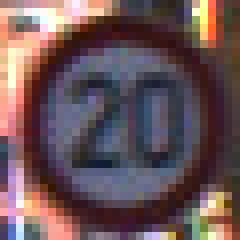
#> input picture train_jpg/00/00000.jpg, 30 x 30 px, found by its file name (shown 8 times larger); its folder holds 2 pictures in this run; the run also reads 1 picture not shown here
$ python main.py
#> lines starting #> are read from the running program, lines starting #| are printed output that depends on the picture; after the words box and inside, x2 and y2 are one past the last pixel; in counts of white or black regions, pixels touching at a corner belong together; pictures that were not available may be replaced by others from this repository, and a replacement may not be noted
import os
import cv2
import sys
import shutil
import argparse
import numpy as np
import matplotlib.pyplot as plt


def main():
    try:
        os.makedirs('mascaras')
    except FileExistsError:
        print("Ya existe el directorio")
        shutil.rmtree('mascaras')
        os.makedirs('mascaras')
        # pass

    cargarMascaras(args.train_path)

    try:
        os.makedirs('resultado_imgs')
    except FileExistsError:
        print("Ya existe el directorio")
        shutil.rmtree('resultado_imgs')
        os.makedirs('resultado_imgs')
        # pass

    try:
        open("resultado.txt", "xt")
    except:
        os.remove("resultado.txt")

    try:
        open("resultado_por_tipo.txt", "xt")
    except:
        os.remove("resultado_por_tipo.txt")

    detector(args.test_path)


def cargarMascaras(path):
    prohibicion = ["00", "01", "02", "03", "04", "05", "07", "08", "09", "10", "15", "16"]
    resultado = HSV(media(path, prohibicion), 1)
#> in media, suma is the input picture: shape (30, 30, 3); mean B, G, R 88, 84.5, 107
#> pass 2 of the loop in media, `for i in nombres:`:
#> direccion = '/01'
#> imagenes = ['00002.jpg']
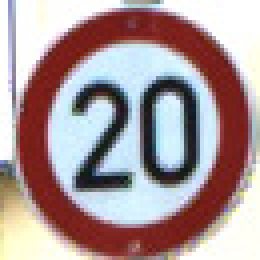
#> input picture train_jpg/00/00002.jpg, 65 x 65 px, given as the content of the folder /01, which was not available (shown 4 times larger)
#> in media, img is the input picture: shape (65, 65, 3); mean B, G, R 153.7, 152, 170.9
#> in media, `img = cv2.resize(img, (suma.shape[1], suma.shape[0]), interpolation=cv..`:
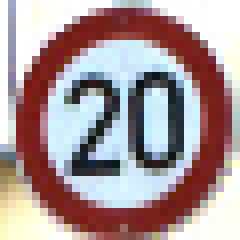
#> img: shape (30, 30, 3) (shown 8 times larger); mean B, G, R 152.7, 151.1, 170
#> in HSV, `hsv = cv2.cvtColor(img, cv2.COLOR_BGR2HSV)`: hsv: shape (25, 25, 3); mean H, S, V 68.4, 73.8, 172.4
#> in HSV, `mask1 = cv2.inRange(hsv, low1, high1)`:
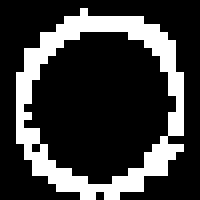
#> mask1: shape (25, 25) (shown 8 times larger); 23% white in thin lines or dots, all inside (x1, y1, x2, y2) = (2, 1, 23, 25)
#> in HSV, `mask2 = cv2.inRange(hsv, low2, high2)`: mask2: shape (25, 25); 6.4% white in thin lines or dots, all inside (x1, y1, x2, y2) = (3, 1, 24, 25)
#> in HSV, `maskRed = cv2.add(mask1, mask2)`: maskRed: shape (25, 25); 29.4% white in thin lines or dots, all inside (x1, y1, x2, y2) = (2, 1, 24, 25)
    cv2.imwrite("mascaras/prohibicion.jpg", resultado)

    peligro = ["11", "18", "19", "20", "21", "22", "23", "24", "25", "26", "27", "28", "29", "30", "31"]
    resultado = HSV(media(path, peligro), 1)
#> pass 2 of the loop in media, `for i in nombres:`:
#> in media (call 2), `suma = cv2.addWeighted(suma, fr_w, img, sc_w, 0)`:
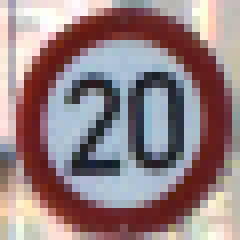
#> suma: shape (30, 30, 3) (shown 8 times larger); mean B, G, R 131.1, 128.9, 149
#> in HSV (call 2), `hsv = cv2.cvtColor(img, cv2.COLOR_BGR2HSV)`: hsv: shape (25, 25, 3); mean H, S, V 66.4, 73.4, 177.8
#> in HSV (call 2), `mask1 = cv2.inRange(hsv, low1, high1)`: mask1: shape (25, 25); 24% white in thin lines or dots, all inside (x1, y1, x2, y2) = (2, 2, 23, 25)
#> in HSV (call 2), `mask2 = cv2.inRange(hsv, low2, high2)`: mask2: shape (25, 25); 5.6% white in thin lines or dots, all inside (x1, y1, x2, y2) = (3, 1, 24, 23)
#> in HSV (call 2), `maskRed = cv2.add(mask1, mask2)`: maskRed: shape (25, 25); 29.6% white; 1 white region, box (x1, y1, x2, y2) and area: (2, 1, 24, 25) 185
    cv2.imwrite("mascaras/peligro.jpg", resultado)

    stop = ["14"]
    resultado = HSV(media(path, stop), 1)
#> call 3 of HSV, with mode = 1
#> in HSV (call 3), `img = cv2.resize(img, (25, 25))`:
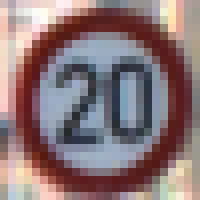
#> img: shape (25, 25, 3) (shown 8 times larger); mean B, G, R 120.7, 118.1, 138.6
#> in HSV (call 3), `hsv = cv2.cvtColor(img, cv2.COLOR_BGR2HSV)`: hsv: shape (25, 25, 3); mean H, S, V 78.2, 76.2, 148
#> in HSV (call 3), `mask1 = cv2.inRange(hsv, low1, high1)`: mask1: shape (25, 25); 20% white in thin lines or dots, all inside (x1, y1, x2, y2) = (0, 0, 23, 24)
#> in HSV (call 3), `mask2 = cv2.inRange(hsv, low2, high2)`: mask2: shape (25, 25); 10.9% white in thin lines or dots, all inside (x1, y1, x2, y2) = (1, 1, 24, 25)
#> in HSV (call 3), `maskRed = cv2.add(mask1, mask2)`: maskRed: shape (25, 25); 30.9% white in thin lines or dots
    cv2.imwrite("mascaras/stop.jpg", resultado)

    dirProhibida = ["17"]
    resultado = HSV(media(path, dirProhibida), 1)
    cv2.imwrite("mascaras/dirProhibida.jpg", resultado)

    cedaPaso = ["13"]
    resultado = HSV(media(path, cedaPaso), 1)
    cv2.imwrite("mascaras/cedaPaso.jpg", resultado)

    dirObligatoria = ["38"]
    resultado = HSV(media(path, dirObligatoria), 2)
#> in HSV (call 6), `maskBlue = cv2.inRange(hsv, lowBlue, highBlue)`: maskBlue: shape (25, 25); 4.2% white in thin lines or dots, all inside (x1, y1, x2, y2) = (9, 8, 19, 18)
    cv2.imwrite("mascaras/dirObligatoria.jpg", resultado)


def media(path, nombres):
    suma = cv2.imread(path + "/" + nombres[0] + "/00000.jpg", 1)
    k = 0
    for i in nombres:
        direccion = path + "/" + i

        try:
            imagenes = os.listdir(direccion)
        except:
            print("Error: Reference Source Not Found")
            sys.exit(-1)

        for j in imagenes:
            ## https://stackoverflow.com/questions/57723968/blending-multiple-images-with-opencv ##
            img = cv2.imread(direccion + "/" + j, 1)  # imagen en BGR
            img = cv2.resize(img, (suma.shape[1], suma.shape[0]), interpolation=cv2.INTER_CUBIC)
            k = k + 1
            sc_w = 1 / (k + 1)
            fr_w = 1 - sc_w
            suma = cv2.addWeighted(suma, fr_w, img, sc_w, 0)
            ## - ##

    return suma


def HSV(img, mode):
    img = cv2.resize(img, (25, 25))
    hsv = cv2.cvtColor(img, cv2.COLOR_BGR2HSV)

    if mode == 2:
        ## https://stackoverflow.com/questions/36817133/identifying-the-range-of-a-color-in-hsv-using-opencv ##
        lowBlue = np.array([90, 70, 50], np.uint8)
        highBlue = np.array([128, 255, 255], np.uint8)
        maskBlue = cv2.inRange(hsv, lowBlue, highBlue)
        ## - ##

        return maskBlue

    ## https://stackoverflow.com/questions/51229126/how-to-find-the-red-color-regions-using-opencv ##
    ## https://stackoverflow.com/questions/32522989/opencv-better-detection-of-red-color ##
    low1 = np.array([0, 70, 50], np.uint8)
    high1 = np.array([10, 255, 255], np.uint8)
    mask1 = cv2.inRange(hsv, low1, high1)

    low2 = np.array([170, 70, 50], np.uint8)
    high2 = np.array([180, 255, 255], np.uint8)
    mask2 = cv2.inRange(hsv, low2, high2)
    ## - ##

    maskRed = cv2.add(mask1, mask2)
    return maskRed


def detector(path):
    try:
        imagenes = os.listdir(path)
    except:
        print("Error: Reference Source Not Found")
        sys.exit(-1)

    direccion = path + "/"
    for img in imagenes:
        if (img.split(".")[1] == "txt"):
            print("Fichero", img)
            continue

        imgOriginal = cv2.imread(direccion + img, 1)

        imgGray = cv2.cvtColor(imgOriginal, cv2.COLOR_BGR2GRAY)
        imgSalida = cv2.equalizeHist(imgGray)  # Aumenta contraste
        imgSalida = cv2.blur(imgSalida, (3, 3))  # Elimina ruido

        mser = cv2.MSER_create(delta=3, min_area=250, max_area=20000, max_variation=0.1, min_diversity=25)
        regiones, boundingBoxes = mser.detectRegions(imgSalida)

        boxCuadrado = [(x, y, w, h) for (x, y, w, h) in boundingBoxes if (
                    w / h <= 1.2 and w / h >= 0.8)]  # Eliminar regiones con proporcion distinta de 1.0 -> se queda con cuadrados practicamente

        listaSolapamientos = []
        for box in boxCuadrado:
            x, y, w, h = box

            contenido, boxSolapado = boxContenida(listaSolapamientos, box)
            if not contenido:
                listaSolapamientos.append(box)
            else:
                imgActual = imgOriginal[y:y + h, x:x + w]
                porcentajeBoxActual, _ = comparacion(imgActual)

                xSolapado, ySolapado, wSolapado, hSolapado = boxSolapado
                imgSolapado = imgOriginal[ySolapado: ySolapado + hSolapado, xSolapado: xSolapado + wSolapado]
                porcentajeBoxContenido, _ = comparacion(imgSolapado)

                if (
                        porcentajeBoxActual > porcentajeBoxContenido):  # Actualiza si porcentaje de similitud de caja actual mayor
                    listaSolapamientos[listaSolapamientos.index(boxSolapado)] = box

        for x, y, w, h in listaSolapamientos:
            imgResultado = imgOriginal[y:h + y, x:w + x]
            porcentaje, tipo = comparacion(imgResultado)

            if (porcentaje > 0.2):
                f = open("resultado.txt", "a")
                nombre = img.split(".")[0] + ".ppm" + ";" + str(x) + ";" + str(y) + ";" + str(w + x) + ";" + str(
                    h + y) + ";" + str(1) + ";" + str(round(porcentaje, 3)) + "\n"
                f.write(nombre)
                f.close()

                f = open("resultado_por_tipo.txt", "a")
                nombre = img.split(".")[0] + ".ppm" + ";" + str(x) + ";" + str(y) + ";" + str(w + x) + ";" + str(
                    h + y) + ";" + str(tipo + 1) + ";" + str(round(porcentaje, 3)) + "\n"
                f.write(nombre)
                f.close()

                cv2.rectangle(imgOriginal, (x, y), (x + w, y + h), (0, 0, 255), 2)  # dibuja cada cuadro

                posXY = "(" + str(x) + "," + str(y) + ")"
                cv2.putText(imgOriginal, posXY, (x - 10, y - 10), 0, 0.3, (0, 0, 255), 1)

                posWH = "(" + str(w + x) + "," + str(h + y) + ")"
                cv2.putText(imgOriginal, posWH, (w + x + 10, h + y + 10), 0, 0.3, (0, 0, 255), 1)

        cv2.imwrite("resultado_imgs/" + img, imgOriginal)
        print(img, " analizado")


def boxContenida(boxes, actual):
    newActual = [actual[0], actual[1], actual[2] + actual[0],
                 actual[3] + actual[1]]  # Da formato para comprobación overlapping boxes

    for b1 in boxes:
        newB1 = [b1[0], b1[1], b1[2] + b1[0], b1[3] + b1[1]]  # Da formato para comprobación overlapping boxes

        if newB1 == newActual or bb_intersection_over_union(newB1, newActual) > 0.4:
            return True, b1

    return False, None


## https://programmerclick.com/article/2819545676/##
def bb_intersection_over_union(boxA, boxB):
    # determine the (x, y)-coordinates of the intersection rectangle
    xA = max(boxA[0], boxB[0])
    yA = max(boxA[1], boxB[1])
    xB = min(boxA[2], boxB[2])
    yB = min(boxA[3], boxB[3])

    # compute the area of intersection rectangle
    interArea = max(0, xB - xA + 1) * max(0, yB - yA + 1)

    # compute the area of both the prediction and ground-truth
    # rectangles
    boxAArea = (boxA[2] - boxA[0] + 1) * (boxA[3] - boxA[1] + 1)
    boxBArea = (boxB[2] - boxB[0] + 1) * (boxB[3] - boxB[1] + 1)

    # compute the intersection over union by taking the intersection
    # area and dividing it by the sum of prediction + ground-truth
    # areas - the interesection area
    iou = interArea / float(boxAArea + boxBArea - interArea)

    # return the intersection over union value
    return iou


## - ##


def comparacion(imagen):
    mascaraRojo = HSV(imagen, 1)
    mascaraAzul = HSV(imagen, 2)

    porcRojo, tipoRojo = calculaPorcentaje(mascaraRojo)
    porcAzul, tipoAzul = calculaPorcentaje(mascaraAzul)

    if (porcRojo < porcAzul):
        return porcAzul, tipoAzul
    else:
        return porcRojo, tipoRojo


def calculaPorcentaje(mascara):
    porcentajes = [0, 0, 0, 0, 0, 0]
    prohibicion = cv2.imread("mascaras/prohibicion.jpg", 0)
    porcentajes[0] = similitudPorcentaje(prohibicion, mascara)

    peligro = cv2.imread("mascaras/peligro.jpg", 0)
    porcentajes[1] = similitudPorcentaje(peligro, mascara)

    stop = cv2.imread("mascaras/stop.jpg", 0)
    porcentajes[2] = similitudPorcentaje(stop, mascara)

    dirProhibida = cv2.imread("mascaras/dirProhibida.jpg", 0)
    porcentajes[3] = similitudPorcentaje(dirProhibida, mascara)

    cedaPaso = cv2.imread("mascaras/cedaPaso.jpg", 0)
    porcentajes[4] = similitudPorcentaje(cedaPaso, mascara)

    dirObligatoria = cv2.imread("mascaras/dirObligatoria.jpg", 0)
    porcentajes[5] = similitudPorcentaje(dirObligatoria, mascara)

    maximo = np.amax(porcentajes)
    posicion = np.where(porcentajes == maximo)
    return maximo, posicion[0][0]


def similitudPorcentaje(mascara, img):
    resAnd = cv2.bitwise_and(mascara, img)
    unosMascara = cv2.countNonZero(mascara)
    unosImg = cv2.countNonZero(resAnd)
    return unosImg / unosMascara


if __name__ == "__main__":
    parser = argparse.ArgumentParser(
        description='Trains and executes a given detector over a set of testing images')
    parser.add_argument(
        '--detector', type=str, nargs="?", default="", help='Detector string name')
    parser.add_argument(
        '--train_path', default="", help='Select the training data dir')
    parser.add_argument(
        '--test_path', default="", help='Select the testing data dir')

    args = parser.parse_args()

    main()
#> in detector, `imgGray = cv2.cvtColor(imgOriginal, cv2.COLOR_BGR2GRAY)`:
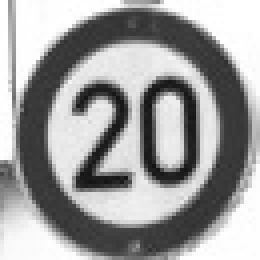
#> imgGray: shape (65, 65) (shown 4 times larger); min 18, max 255, mean 157.9
#> in detector, `imgSalida = cv2.equalizeHist(imgGray)`:
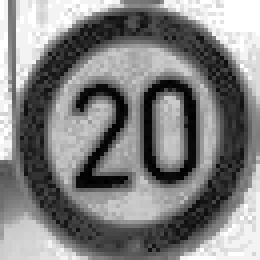
#> imgSalida: shape (65, 65) (shown 4 times larger); min 0, max 255, mean 129.4
#> in detector, `imgSalida = cv2.blur(imgSalida, (3, 3))`:
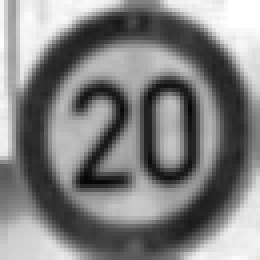
#> imgSalida: shape (65, 65) (shown 4 times larger); min 4, max 255, mean 129.3
#> in detector, `regiones, boundingBoxes = mser.detectRegions(imgSalida)`: regiones = 97 items; boundingBoxes = 97 rows, first 6: [5, 3, 57, 60], [5, 3, 57, 60], [5, 3, 57, 60], [5, 3, 57, 61], [5, 3, 57, 61], [5, 2, 57, 62]
#> in detector, `boxCuadrado = [(x, y, w, h) for (x, y, w, h) in boundingBoxes if ( w /..`: boxCuadrado = 81 items, first 6: (5, 3, 57, 60), (5, 3, 57, 60), (5, 3, 57, 60), (5, 3, 57, 61), (5, 3, 57, 61), (5, 2, 57, 62)
#> in detector, `x, y, w, h = box`: x = 5; y = 3; w = 57; h = 60
#> in boxContenida, `newActual = [actual[0], actual[1], actual[2] + actual[0], actual[3] + ..`: newActual = [5, 3, 62, 63]
#> in detector, `contenido, boxSolapado = boxContenida(listaSolapamientos, box)`: contenido = False
#> in detector, `imgResultado = imgOriginal[y:h + y, x:w + x]`:
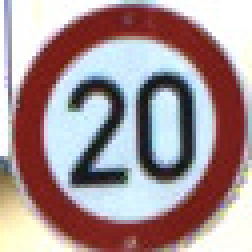
#> imgResultado: shape (63, 63, 3) (shown 4 times larger); mean B, G, R 149.5, 147.1, 167
#> in detector, `porcentaje, tipo = comparacion(imgResultado)`: porcentaje = 0.602; tipo = 2
#> in detector, `cv2.rectangle(imgOriginal, (x, y), (x + w, y + h), (0, 0, 255), 2)`:
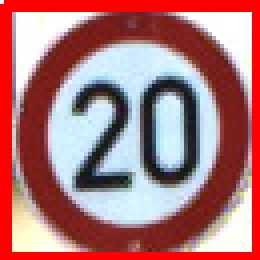
#> imgOriginal: shape (65, 65, 3) (shown 4 times larger); 14.77% of pixels changed, all inside (x1, y1, x2, y2) = (0, 0, 65, 65)
#> in detector, `posXY = "(" + str(x) + "," + str(y) + ")"`: posXY = '(1,1)'
#> in detector, `posWH = "(" + str(w + x) + "," + str(h + y) + ")"`: posWH = '(64,64)'

    # Load training data

    # Create the detector

    # Load testing data

    # Evaluate sign detections

# main.py --detector --train_path train_jpg --test_path test_alumnos_jpg
